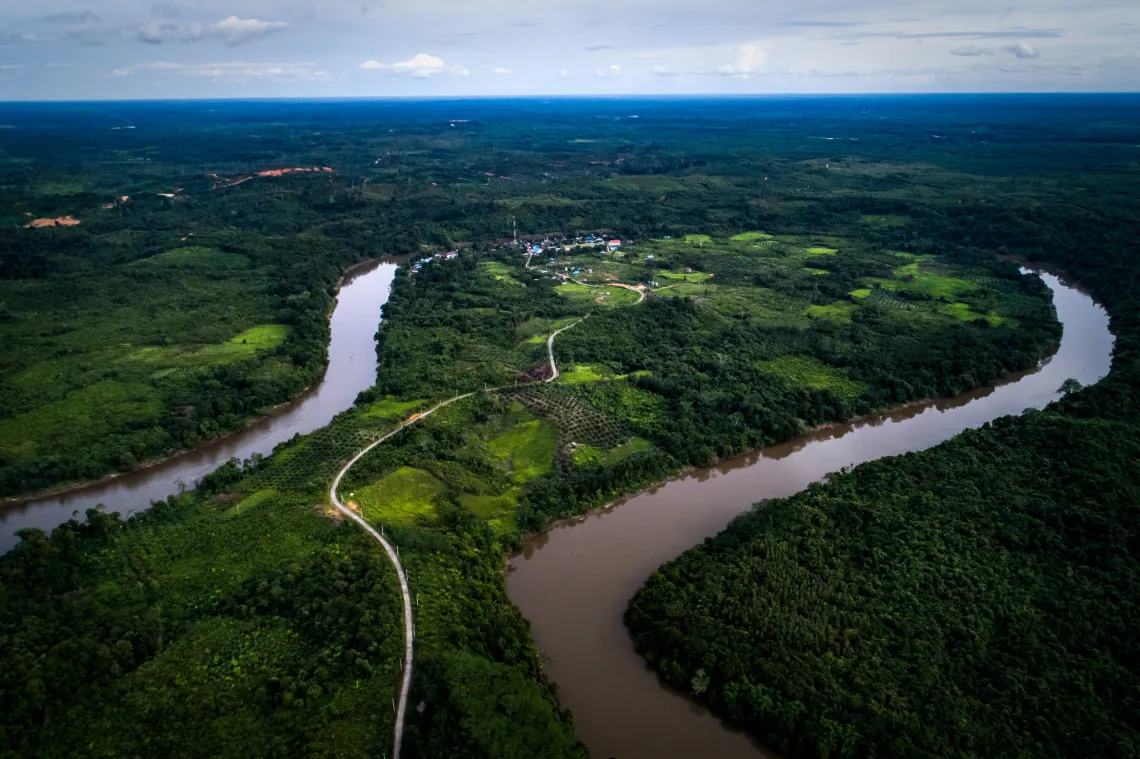
#> input picture stand_in.png, 1140 x 759 px
$ python filter_image.py
#> lines starting #> are read from the running program, lines starting #| are printed output that depends on the picture
import sys
import cv2
import numpy as np

# the current way of inputing image will be replaced by input from Raspberry Pi camera module
img = cv2.imread("./stand_in.png")
#> img is the input picture: shape (759, 1140, 3); mean B, G, R 65.9, 69, 49.9
cv2.imshow('Original', img)

cv2.waitKey(0)
cv2.destroyAllWindows() # image window destroyed after any key is pressed

'''
input: image,
return its grayscale version
'''

def greyscale2rgb(image):
    gray = cv2.cvtColor(image, cv2.COLOR_BGR2GRAY)
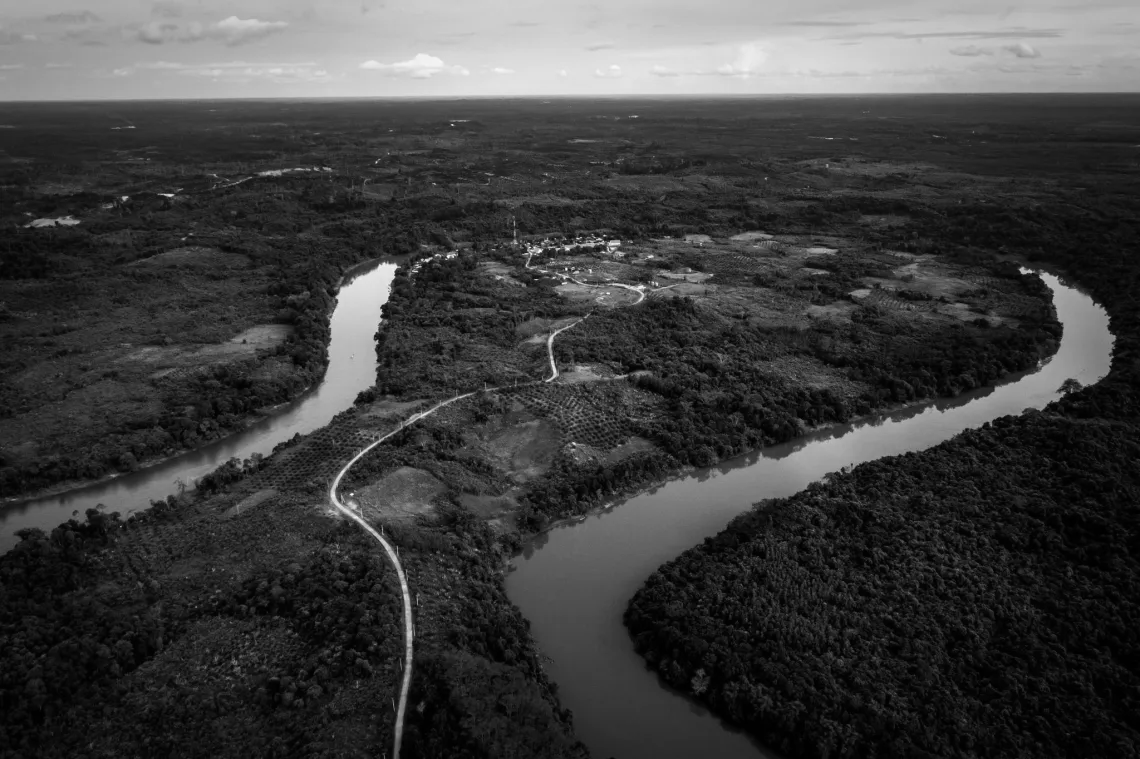
#> gray: shape (759, 1140); min 0, max 250, mean 62.9
    return gray

'''
input: image,
return its 180 degree rotation
'''

def rotate(image):
    rotated = cv2.rotate(image, cv2.ROTATE_180)
    return rotated
'''
input: image,
return its affine transformation (not obvious visually)
'''
def affine_transform(img):
    num_rows, num_cols = img.shape[:2]
    translation_matrix = np.float32([ [1,0,70], [0,1,110] ])
    img_translation = cv2.warpAffine(img, translation_matrix, (num_cols, num_rows), cv2.INTER_LINEAR)
    num_rows, num_cols = img.shape[:2]
    translation_matrix = np.float32([ [1,0,-30], [0,1,-50] ])
    img_translation = cv2.warpAffine(img_translation, translation_matrix, (num_cols + 70 + 30, num_rows + 110 + 50))
    return img_translation

'''
input: image,
return its mirror image
'''
def mirror_transform(image):
    num_rows, num_cols = image.shape[:2]
    src_points = np.float32([[0,0], [num_cols-1,0], [0,num_rows-1]])
    dst_points = np.float32([[num_cols-1,0], [0,0], [num_cols-1,num_rows-1]])
    matrix = cv2.getAffineTransform(src_points, dst_points)
    img_afftran = cv2.warpAffine(image, matrix, (num_cols,num_rows))
    return img_afftran

'''
input: image
output: image with color space switched from RGB to BGR
'''
def rgb2bgr(image):
    rgb = cv2.cvtColor(image, cv2.COLOR_BGR2RGB)
    return rgb

'''
input: image
output: image transformed with projective method
'''
def projective_transform(image):
    num_rows, num_cols = image.shape[:2]
#> num_rows = 759; num_cols = 1140
    src_points = np.float32([[0,0], [num_cols-1,0], [0,num_rows-1], [num_cols-1,num_rows-1]])
    dst_points = np.float32([[0,0], [num_cols-1,0], [int(0.33*num_cols),num_rows-1], [int(0.66*num_cols),num_rows-1]])
    projective_matrix = cv2.getPerspectiveTransform(src_points, dst_points)
    img_protran = cv2.warpPerspective(image, projective_matrix, (num_cols,num_rows))
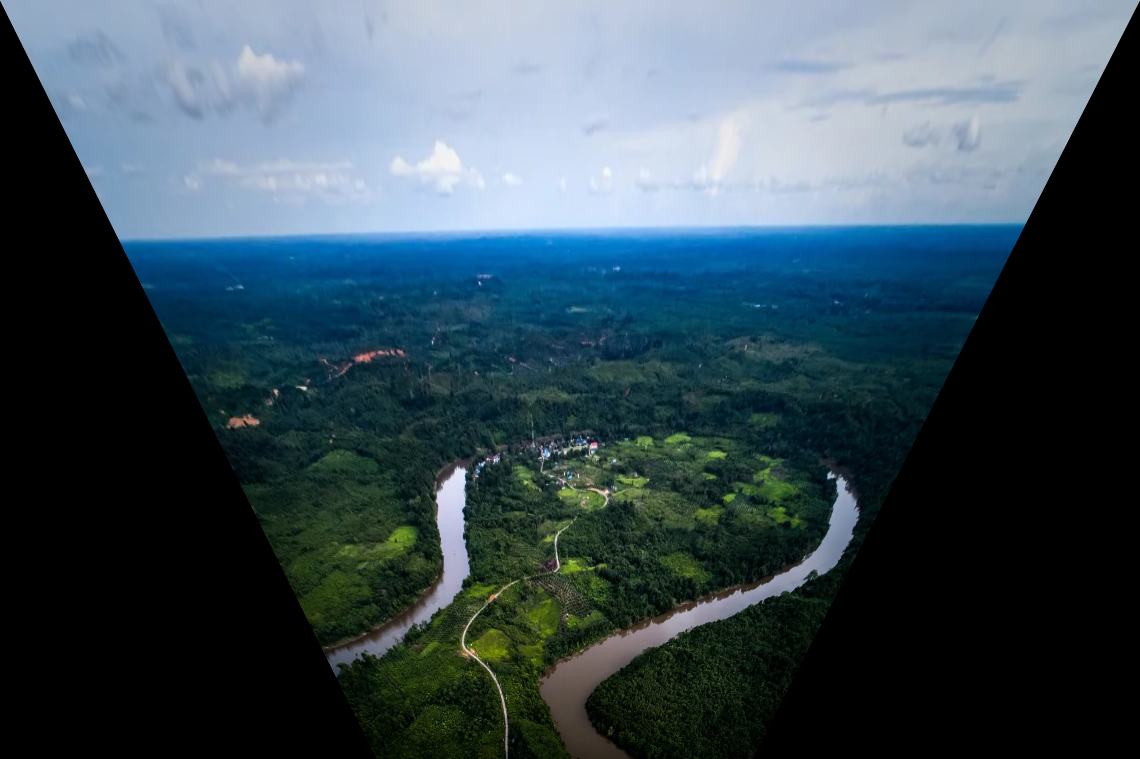
#> img_protran: shape (759, 1140, 3); mean B, G, R 85.2, 76, 58.2
    return img_protran

cv2.imshow('Grayscale', greyscale2rgb(img))
cv2.waitKey(0)
cv2.destroyAllWindows()

cv2.imshow('projected transform', projective_transform(img))
cv2.waitKey(0)
cv2.destroyAllWindows()
